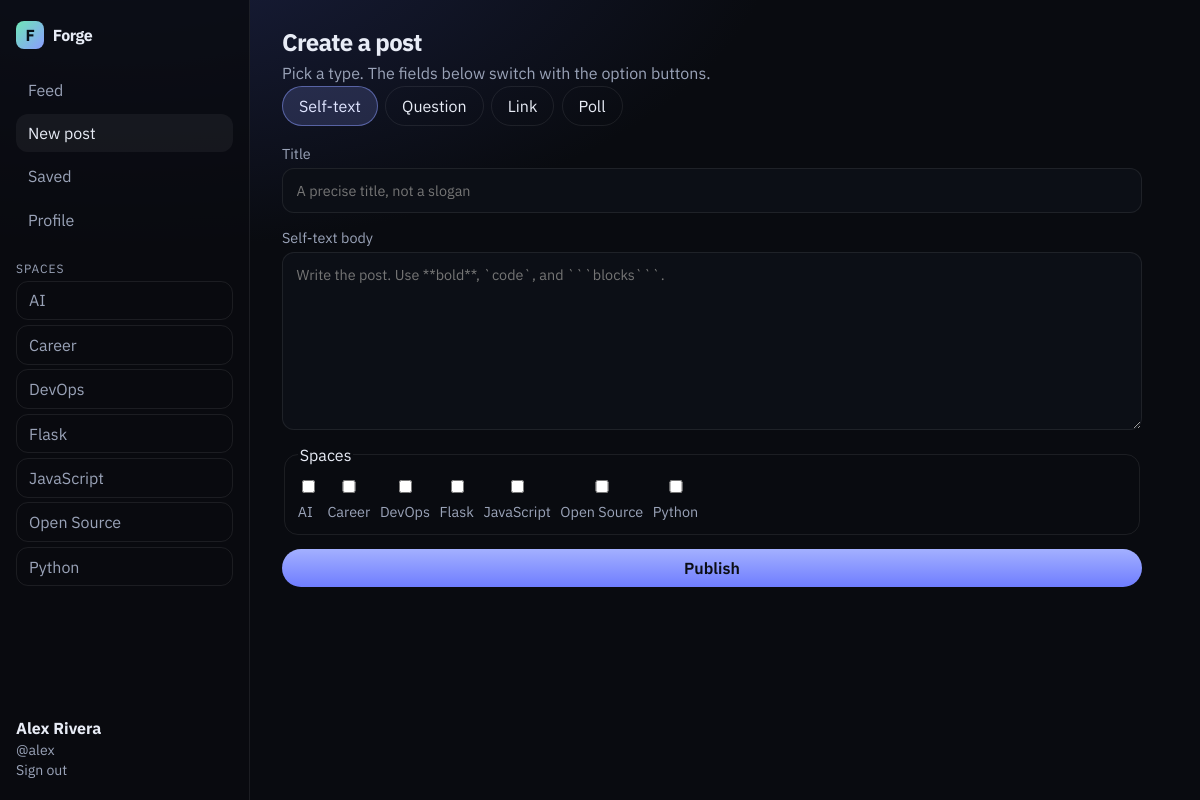
Page /compose (signed in) on the committed database.
### forge/models.py (models this page shows, shortened)
class Space(db.Model):
    __tablename__ = "spaces"
    id = db.Column(db.Integer, primary_key=True)
    slug = db.Column(db.String(40), unique=True, nullable=False)
    name = db.Column(db.String(60), nullable=False)
    blurb = db.Column(db.String(160), default="")
    accent = db.Column(db.String(20), default="#7c8cff")

class User(UserMixin, db.Model):
    __tablename__ = "users"
    id = db.Column(db.Integer, primary_key=True)
    username = db.Column(db.String(40), unique=True, nullable=False)
    display_name = db.Column(db.String(80), nullable=False)
    email = db.Column(db.String(120), unique=True, nullable=False)
    password_hash = db.Column(db.String(256), nullable=False)
    title = db.Column(db.String(120), default="Software engineer")
    bio = db.Column(db.Text, default="")
    created_at = db.Column(db.DateTime, default=datetime.utcnow)
    posts = db.relationship("Post", backref="author", lazy="dynamic")
    comments = db.relationship("Comment", backref="author", lazy="dynamic")

### forge/routes.py (the view)
@main_bp.get("/compose")
@login_required
def compose():
    return render_template(
        "app.html",
        page="compose",
        spaces=_spaces(),
        kinds=KIND_LABELS,
        member=current_user,
    )

### forge/routes.py (called while the page is built)
def _spaces():
    return Space.query.order_by(Space.name).all()

### templates/app.html (shortened to what this page needs)
{% extends "base.html" %}
{% block body_class %}app-shell{% endblock %}
{% block content %}
  <aside class="rail">
    <a class="brand" href="{{ url_for('main.feed') }}"><span class="mark">F</span> Forge</a>
    <nav class="rail-nav">
      <a class="{{ 'on' if page == 'feed' }}" href="{{ url_for('main.feed') }}">Feed</a>
      <a class="{{ 'on' if page == 'compose' }}" href="{{ url_for('main.compose') }}">New post</a>
      <a class="{{ 'on' if page == 'saved' }}" href="{{ url_for('main.saved') }}">Saved</a>
      <a class="{{ 'on' if page == 'profile' and profile_user and profile_user.id == member.id }}" href="{{ url_for('main.profile', username=member.username) }}">Profile</a>
    </nav>
    <div class="rail-spaces">
      <span>Spaces</span>
      {% for space in spaces %}
        <button type="button" class="space-btn" data-space="{{ space.slug }}" style="--accent: {{ space.accent }}">{{ space.name }}</button>
      {% endfor %}
    </div>
    <div class="who">
      <b>{{ member.display_name }}</b>
      <span>@{{ member.username }}</span>
      <a href="{{ url_for('auth.logout') }}">Sign out</a>
    </div>
  </aside>
  <main class="stage" data-page="{{ page }}" data-post-id="{{ post_id or '' }}" data-author="{{ profile_user.username if profile_user else '' }}" data-saved="{{ 1 if page == 'saved' else 0 }}">
    {% if page == 'compose' %}
      <section class="panel composer" id="composer">
        <header class="panel-head">
          <h1>Create a post</h1>
          <p>Pick a type. The fields below switch with the option buttons.</p>
        </header>
        <div class="option-row" role="tablist" aria-label="Post type">
          <button type="button" class="opt on" data-kind="self" role="tab" aria-selected="true">Self-text</button>
          <button type="button" class="opt" data-kind="question" role="tab" aria-selected="false">Question</button>
          <button type="button" class="opt" data-kind="link" role="tab" aria-selected="false">Link</button>
          <button type="button" class="opt" data-kind="poll" role="tab" aria-selected="false">Poll</button>
        </div>
        <form id="compose-form" class="compose-form">
          <label>Title
            <input id="title-field" maxlength="180" required placeholder="A precise title, not a slogan" />
          </label>
          <div class="composer-pane on" data-pane="self">
            <label>Self-text body
              <textarea id="self-body" rows="8" placeholder="Write the post. Use **bold**, `code`, and ```blocks```."></textarea>
            </label>
          </div>
          <fieldset class="space-picks">
            <legend>Spaces</legend>
            {% for space in spaces %}
              <label class="check">
                <input type="checkbox" name="spaces" value="{{ space.slug }}" />
                {{ space.name }}
              </label>
            {% endfor %}
          </fieldset>
          <button class="solid" type="submit">Publish</button>
        </form>
      </section>
    {% elif page == 'post' %}
      <section class="panel" id="thread-root"></section>
    {% endif %}
  </main>
{% endblock %}

### static/css/app.css (style rules this page uses)
:root { --bg: #090b10; --bg-2: #10131b; --card: #151925; --line: rgba(255, 255, 255, 0.08); --text: #e8ecf6; --muted: #9aa3b8; --accent: #8b9cff; --mint: #6ee7b7; --danger: #fb7185; --shadow: 0 24px 80px rgba(0, 0, 0, 0.35); --radius: 18px; --sans: "IBM Plex Sans", system-ui, sans-serif; --mono: "IBM Plex Mono", ui-monospace, monospace; }
* { box-sizing: border-box; }
html, body { margin: 0; min-height: 100%; }
body { font-family: var(--sans); background: radial-gradient(1200px 600px at 10% -10%, #1a2040 0%, transparent 55%), var(--bg); color: var(--text); }
a { color: inherit; text-decoration: none; }
button, input, textarea { font: inherit; color: inherit; }
.solid, .ghost, .opt, .chip, .space-btn { cursor: pointer; border: 1px solid var(--line); background: transparent; color: var(--text); border-radius: 999px; padding: 0.55rem 1rem; }
.solid { background: linear-gradient(180deg, #a3b0ff, #6f7dff); color: #0b0d14; border: 0; font-weight: 600; }
.brand { display: inline-flex; align-items: center; gap: 0.55rem; font-weight: 700; letter-spacing: -0.03em; }
.mark { width: 28px; height: 28px; display: grid; place-items: center; border-radius: 8px; background: linear-gradient(135deg, var(--mint), var(--accent)); color: #081018; font-weight: 700; }
.chip.on, .opt.on { background: rgba(139, 156, 255, 0.18); border-color: rgba(139, 156, 255, 0.5); color: #dfe4ff; }
.auth-form label, .compose-form label { display: grid; gap: 0.35rem; color: var(--muted); font-size: 0.9rem; }
.auth-form input, .compose-form input, .compose-form textarea, .search input { background: #0c0f16; border: 1px solid var(--line); border-radius: 12px; padding: 0.75rem 0.85rem; outline: none; }
.app-shell { display: grid; grid-template-columns: 250px 1fr; min-height: 100vh; }
.rail { border-right: 1px solid var(--line); padding: 1.3rem 1rem; display: flex; flex-direction: column; gap: 1.4rem; background: rgba(9,11,16,0.8); position: sticky; top: 0; height: 100vh; }
.rail-nav { display: grid; gap: 0.35rem; }
.rail-nav a, .space-btn { border-radius: 12px; padding: 0.55rem 0.75rem; color: var(--muted); text-align: left; }
.rail-nav a.on, .space-btn.on, .rail-nav a:hover, .space-btn:hover { background: rgba(255,255,255,0.05); color: var(--text); }
.rail-spaces { display: grid; gap: 0.3rem; }
.rail-spaces span { color: var(--muted); font-size: 0.75rem; letter-spacing: 0.08em; text-transform: uppercase; }
.who { margin-top: auto; display: grid; gap: 0.15rem; }
.who span, .who a { color: var(--muted); font-size: 0.88rem; }
.stage { padding: 1.6rem 2rem 4rem; }
.panel { max-width: 860px; }
.panel-head h1 { margin: 0 0 0.35rem; letter-spacing: -0.03em; }
.panel-head p { color: var(--muted); margin: 0.2rem 0; }
.option-row { display: flex; flex-wrap: wrap; gap: 0.45rem; }
.composer-pane { display: none; }
.composer-pane.on { display: grid; gap: 0.8rem; }
.compose-form { display: grid; gap: 0.9rem; margin-top: 1.1rem; }
.space-picks { border: 1px solid var(--line); border-radius: 14px; padding: 0.8rem; display: flex; flex-wrap: wrap; gap: 0.6rem; }
.check { display: flex; gap: 0.35rem; align-items: center; color: var(--text); }

### rows in the picture
Space: name "AI"
Space: name "Career"
Space: name "DevOps"
Space: name "Flask"
Space: name "JavaScript"
Space: name "Open Source"
Space: name "Python"
User: display_name "Alex Rivera", username "alex"
